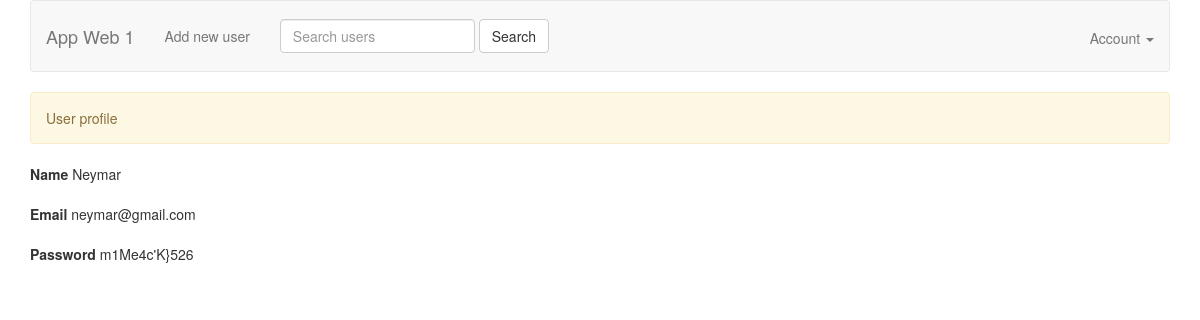
Screenshot of /view_user.php?id=2 with the database file from the repository.
### tables this page shows
CREATE TABLE `users` (
  `user_id` int(11) NOT NULL,
  `user_name` varchar(25) NOT NULL,
  `user_email` varchar(55) NOT NULL,
  `user_pass` varchar(255) NOT NULL,
  `updated_at` datetime DEFAULT NULL,
  `created_at` datetime DEFAULT NULL
);

### models/UserModel.php (called while the page is built, shortened)
<?php
require_once 'BaseModel.php';
class UserModel extends BaseModel {
    public function findUserById($id) {
        $sql = 'SELECT * FROM users WHERE user_id = '.$id;
        $user = $this->select($sql);
        return $user;
    }
}

### models/BaseModel.php (called while the page is built, shortened)
<?php
abstract class BaseModel {
    protected static $_connection;
    public function __construct() {
        if (!isset(self::$_connection)) {
            self::$_connection = mysqli_connect(DB_HOST, DB_USER, DB_PASSWORD, DB_NAME, DB_PORT);
        }
    }
    protected function query($sql) {
        $result = self::$_connection->query($sql);
        return $result;
    }
    protected function select($sql) {
        $result = $this->query($sql);
        $rows = [];
        if (!empty($result)) {
            while ($row = $result->fetch_assoc()) {
                $rows[] = $row;
            }
        }
        return $rows;
    }
}

### view_user.php (the view, shortened to what this page needs)
<?php
require_once 'models/UserModel.php';
$userModel = new UserModel();
$user = NULL;
if (!empty($_GET['id'])) {
    $id = $_GET['id'];
    $user = $userModel->findUserById($id);
}
?>
<!DOCTYPE html>
<html>
<head>
    <?php include 'views/meta.php' ?>
</head>
<body>
<?php include 'views/header.php'?>
<div class="container">
    <?php if ($user || empty($id)) { ?>
        <div class="alert alert-warning" role="alert">
            User profile
        </div>
        <form method="POST">
            <div class="form-group">
                <label for="name">Name</label>
                <span><?php if (!empty($user[0]['user_name'])) echo $user[0]['user_name'] ?></span>
            </div>
            <div class="form-group">
                <label for="password">Email</label>
                <span><?php if (!empty($user[0]['user_email'])) echo $user[0]['user_email'] ?></span>
            </div>
            <div class="form-group">
                <label for="password">Password</label>
                <span><?php if (!empty($user[0]['user_pass'])) echo $user[0]['user_pass'] ?></span>
            </div>
        </form>
    <?php } else { ?>
        <div class="alert alert-success" role="alert">
            User not found!
        </div>
    <?php } ?>
</div>
</body>
</html>

### rows the page displays
users: user_name "Neymar", user_email "neymar@gmail.com", user_pass "m1Me4c'K}526"
